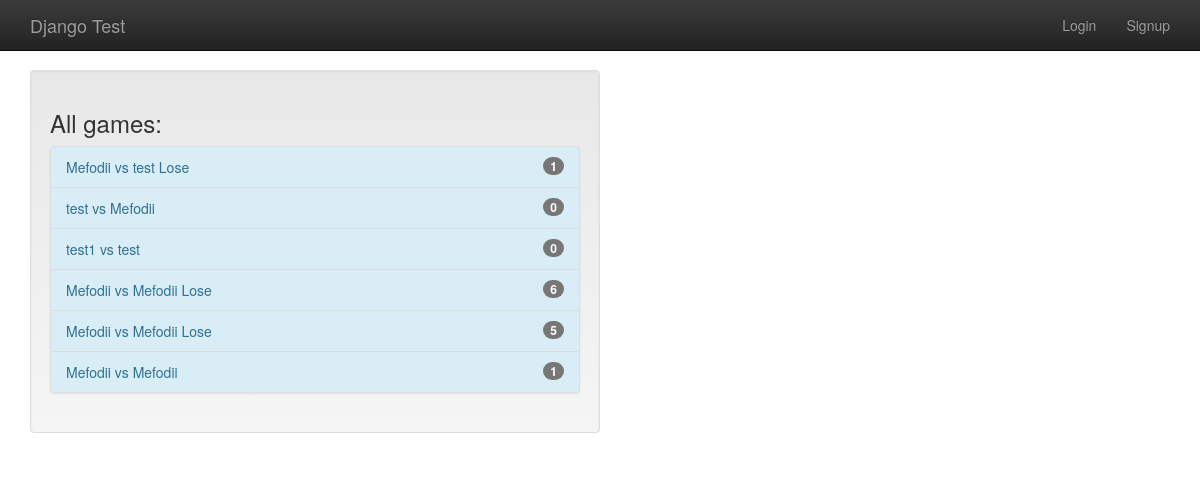
Page /games/all_games on the earlier database version.
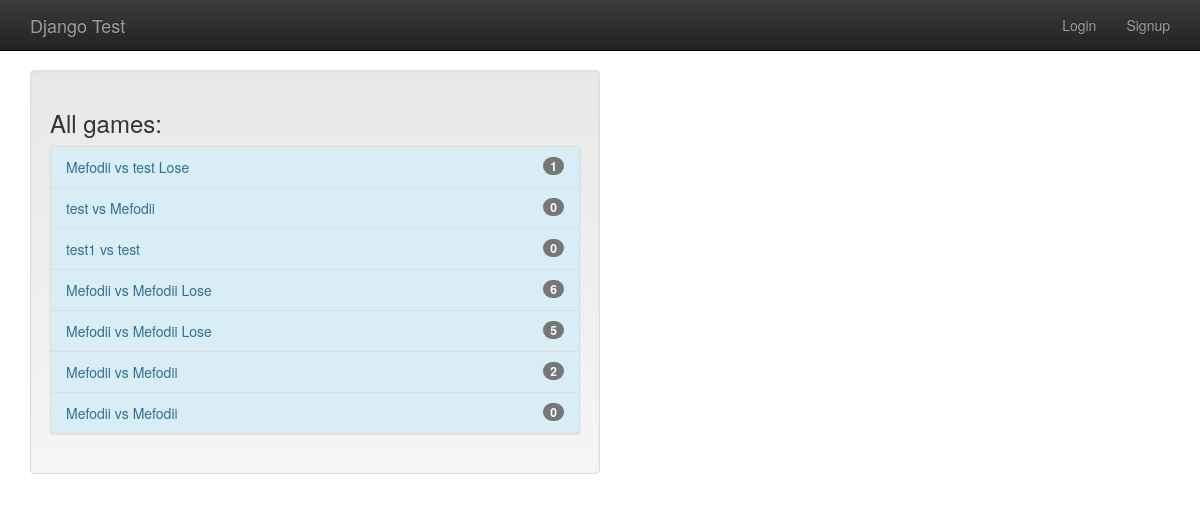
Same page on the later database version.
### gameplay/models.py (models this page shows, shortened)
class Game(models.Model):
    first_player = models.ForeignKey(User, related_name="games_first_player", on_delete=models.CASCADE)
    second_player = models.ForeignKey(User, related_name="games_second_player", on_delete=models.CASCADE)
    start_time = models.DateTimeField(auto_now_add=True)
    last_active = models.DateTimeField(auto_now=True)
    status = models.CharField(max_length=1, default='F', choices=GAME_STATUS_CHOICES)
    objects = GameQuerySet.as_manager()
    def get_absolute_url(self):
        return reverse("gameplay_detail", args=[self.id])
    def __str__(self):
        return "{0} vs {1}".format(self.first_player, self.second_player)

### gameplay/views.py (the view)
# urls.py: path("all_games", AllGamesList.as_view())
class AllGamesList(ListView):
    model = Game

### templates/gameplay/game_list.html
{% extends "base.html" %}
{% block content %}
    <div class="well col-sm-6">
        <h3>All games:</h3>
        {% include "player/game_list_snippet.html" with games_list=object_list %}
    </div>
{% endblock %}

### templates/player/game_list_snippet.html
{% if games_list %}
    <div class="list-group bg-info">
        {% for game in games_list %}
            <a class="list-group-item list-group-item-info"
               href="{{ game.get_absolute_url }}">
                {{ game }}
                {% if game.status not in "FS" %}
                    {% if game.status == "D" %}
                        Draw
                    {% elif game.status == "W" and user == game.first_player %}
                        Win
                    {% elif game.status == "L" and user == game.second_player %}
                        Win
                    {% else %}
                        Lose
                    {% endif %}
                {% endif %}
                <span class="badge">{{ game.move_set.count }}</span>
            </a>
        {% endfor %}
    </div>
{% endif %}

Differences in the rows shown:
changed Game (number 6 of 7 on the later page): move_set.count "1" → "2"
added Game: first_player+second_player "Mefodii vs Mefodii", move_set.count "0"
